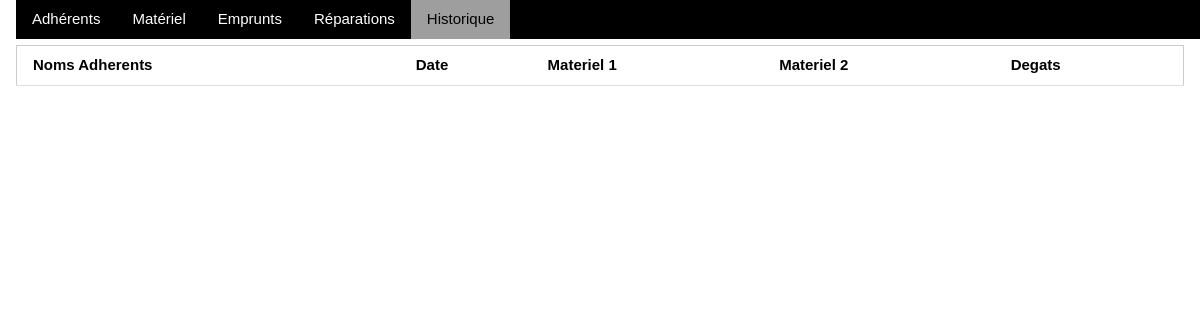
Page /historique/ on the earlier database version.
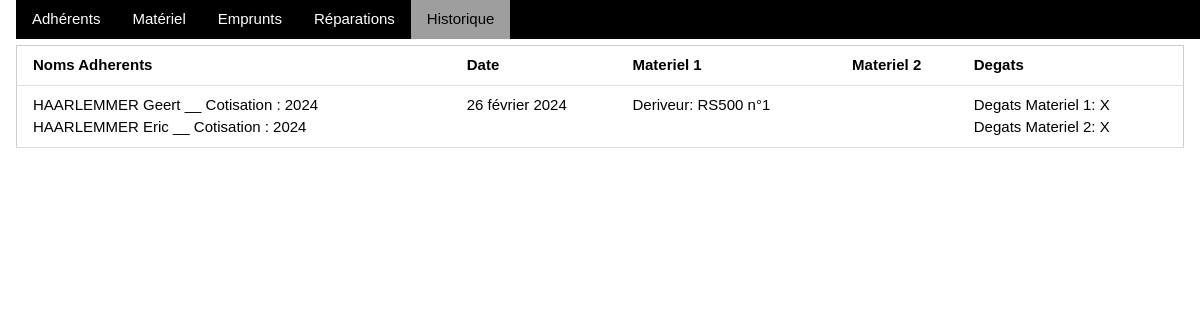
Same page on the later database version.
### gestion/models.py (models this page shows, shortened)
class Emprunt(models.Model):
    adherent1 = models.ForeignKey(Adherent, on_delete=models.DO_NOTHING, related_name='adherent1')
    adherent2 = models.ForeignKey(Adherent, on_delete=models.DO_NOTHING, related_name='adherent2', blank=True, null=True)
    gear1 = models.ForeignKey(Gear, on_delete=models.DO_NOTHING, related_name='gear1', default=None)
    gear2 = models.ForeignKey(Gear, on_delete=models.DO_NOTHING, related_name='gear2', default=None, blank=True, null=True)
    startTime = models.DateTimeField(default=timezone.now, blank=False, null=False)
    returnTime = models.DateTimeField(default=None, blank=True, null=True)
    gear1IsDamaged = models.BooleanField(default=False)
    gear2IsDamaged = models.BooleanField(default=False)
    class Meta:
        verbose_name = 'Emprunt'

class Adherent(models.Model):
    name = models.CharField(max_length=64, unique=True)
    adhesion = models.IntegerField()
    def __str__(self):
        return self.name + " __ Cotisation : " + str(self.adhesion)
    class Meta:
        verbose_name = 'Adherent'

class Gear(models.Model):
    name = models.CharField(max_length=64, unique=True)
    category = models.ForeignKey(GearCat, on_delete=models.DO_NOTHING, null=False)
    toRepair = models.BooleanField(default=False)
    photo = models.ImageField(upload_to='photos/', null=True, blank=True)
    class Meta:
        verbose_name = 'Materiel'

class GearCat(models.Model):
    name = models.CharField(max_length=64, unique=True)
    class Meta:
        verbose_name = "Categorie Materiel"

### gestion/views.py (the view)
# urls.py: path('historique/', views.history, name='historique'),
def history(request): # TODO: sorting and filtering
    context = {"emprunts": Emprunt.objects.filter(returnTime__isnull=False).filter(startTime__year=timezone.now().year).order_by('returnTime'),
               "pageName": "historique",
               }
    return render(request, "gestion/historique.html", context)

### gestion/templates/gestion/historique.html (shortened to what this page needs)
{% include "gestion/head.html" %}
        <table class="table-sortable w3-table-all w3-hoverable">
            <thead>
            <tr>
                <th data-sort="string">Noms Adherents</th>
                <th data-sort="string">Date</th>
                <th data-sort="string">Materiel 1</th>
                <th data-sort="string">Materiel 2</th>
                <th data-sort="string">Degats</th>
            </tr>
            </thead>
            <tbody>
            {% for e in emprunts %}
            <tr>
                <td>{{ e.adherent1 }}<br>{% if e.adherent2 %}{{ e.adherent2 }} {% endif %}</td>
                <td>{{ e.startTime.date }}</td>
                <td>
                {% if e.gear1 %}
                    {% if e.gear1.photo %}
                        <img src="{{ e.gear1.photo.url }}" alt="" width="100" height="100">
                    {% else %}
                        {{ e.gear1.category.name }}: {{ e.gear1.name }}
                    {% endif %}
                {% endif %}
                </td>
                <td>
                </td>
                <td>
                    Degats Materiel 1:
                    {% if e.gear1IsDamaged %}
                    	V
                    {% else %}
                        X
                    {% endif %}
                    <br> Degats Materiel 2:
                    {% if e.gear2IsDamaged %}
                    	V
                    {% else %}
                        X
                    {% endif %}
                </td>
            </tr>
        {% endfor %}
        </tbody>
        </table>
    </div>
</body>

Differences in the rows shown:
now on this page (row edited): Emprunt: adherent1 "HAARLEMMER Geert __ Cotisation : 2024", adherent2 "HAARLEMMER Eric __ Cotisation : 2024", startTime "26 février 2024", gear1.category.name "Deriveur", gear1.name "RS500 n°1", gear1IsDamaged "X", gear2IsDamaged "X"
